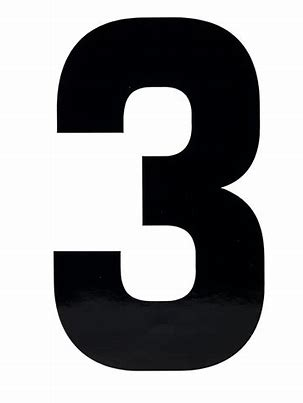
#> input picture Machine_Learning/Logistic Regression/three.jpg, 303 x 403 px
$ jupyter execute --allow-errors 'Muliclass-Logistic Regression(02_06_Logistic_Regression_for_Multiclass).ipynb'
#> lines starting #> are read from the running program, lines starting #| are printed output that depends on the picture; after the words box and inside, x2 and y2 are one past the last pixel; in counts of white or black regions, pixels touching at a corner belong together
# Muliclass-Logistic Regression

# Logistic Regression for multiclass classification

Logistic regression is inherently a binary classification algorithm, meaning it is designed to predict one of two classes. However, there are techniques to extend logistic regression for multiclass classification problems. One common approach is the "One-vs-Rest" (OvR) or "One-vs-All" (OvA) strategy.

A lot of classification models like logistic regression were originally designed for binary classification, that is predicting whether something is one thing or another. For datasets with more than two classes, what do you do? For multiclass classification problems, one approach is to split the task into multiple binary classification datasets and fit a binary classification model on each. In this lecture, we will explore the One-vs-Rest strategy and how you can apply it to logisitic regression using Scikit-Learn.

# One-vs-Rest
One Versus Rest (OvR), which is also called one versus all (OvA) is a technique that extends binary classifiers to multi-class problems. Here is how it works:

You train one classifier per class, where one class is treated as the positive class and the other classes are considered negative classes.
For example, say you have an image recogition task. Your dataset has 4 classes, the digits 0, 1, 2, and 3. Your goal is to classify them. Using the one versus rest approach, you break down the task into 4 binary classification problems.

Binary Classification Problem 1: digit 0 vs digits 1, 2, and 3

Binary Classification Problem 2: digit 1 vs digits 0, 2, and 3

Binary Classification Problem 3: digit 2 vs digits 0, 1, and 3

Binary Classification Problem 4: digit 3 vs digits 0, 1, and 2

From there, if you want to classify a new sample, you would use each of the classifiers. The model that predicts the highest class probability is the predicted class.

# Simple explanation
In multiclass logistic regression,it will create 4 class in here cause label column has only 4 unique values like(0,1,2,3)
then algorithm check the pixel values and compare those pixel is matching with those 4 classes.if it is matching with one class it will give that class label values.
example if 1 is matching means,it will provide 1class label value.

# Import Libraries

[cell 1]
import numpy as np
import pandas as pd
import matplotlib.pyplot as plt
import seaborn as sns

# Load the Dataset

The code below loads a modified version of the digits dataset which is arranged in a csv file for convenience. The data consists of pixel intensity values for 720 images that are 8 by 8 pixels. Each image is labeled with a number from 0-4.

[cell 2]
df=pd.read_csv("modifiedDigits4Classes.csv")
#> (reads Machine_Learning/Logistic Regression/modifiedDigits4Classes.csv from the repository)

[cell 3]
df.head()

[cell 4]
df.shape

[cell 5]
df.tail()

[cell 6]
df.info()

[cell 7]
df.describe()

[cell 8]
df.columns

[cell 9]
#counting the value of label columns values
df['label'].value_counts()

# Visualize Each Digit

[cell 10]
pixel_columns=df.columns[:-1]#we are taking all the columns except label column

[cell 11]
pixel_columns

[cell 12]
# Get all columns except the label column for the first image
#image_values=df.iloc[0,0:-1].values
#or
image_values=df.loc[0,pixel_columns].values

[cell 13]
image_values

[cell 14]
#change image values 8*8 matrix
image_values.reshape(8,8)

[cell 15]
#displaying pixel values image using matplot lib imshow() function
plt.imshow(image_values.reshape(8,8),cmap='hot')
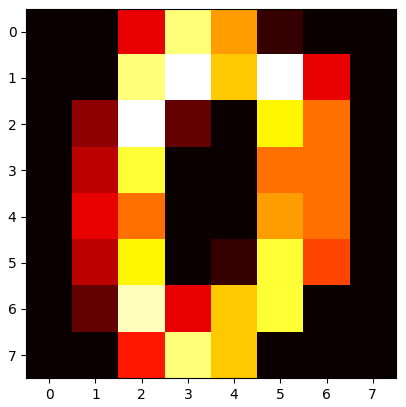
#> figure drawn by matplotlib, 1 panel

[cell 16]
#draw the first 4 rows image
plt.figure(figsize=(10,12))
for i in range(0,4):
    plt.subplot(1,4,1+i)
    img_values=df.loc[i,pixel_columns].values
    img_label=df.loc[i,'label']
    plt.imshow(img_values.reshape(8,8),cmap='plasma')
    plt.title('Label:'+str(img_label))
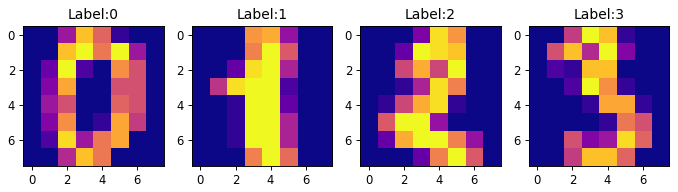
#> figure drawn by matplotlib, 4 panels

# Splitting Data into Training and Test Sets

[cell 17]
from sklearn.model_selection import train_test_split

[cell 18]
x_train,x_test,y_train,y_test=train_test_split(df[pixel_columns],df['label'],test_size=0.25,random_state=0)

[cell 19]
y_train

# Standardize the Data
Logistic Regression is effected by scale so you need to scale the features in the data before using Logistic Regresison. You can transform the data onto unit scale (mean = 0 and variance = 1) for better performance. Scikit-Learn's StandardScaler helps standardize the dataset’s features. Note you fit on the training set and transform on the training and test set.

[cell 20]
from sklearn.preprocessing import StandardScaler

[cell 21]
stan=StandardScaler()
# Fit on training set only.
#stan.fit(x_train)
# Apply transform to both the training set and the test set.
x_train=stan.fit_transform(x_train)
x_test=stan.fit_transform(x_test)

[cell 22]
x_train

# Logistic Regression

[cell 23]
from sklearn.linear_model import LogisticRegression

[cell 24]
# multi_class is specifying one versus rest
clf=LogisticRegression(multi_class='ovr',random_state=0)#ovr-one vs rest
clf.fit(x_train,y_train)
print("Test Accuracy:",clf.score(x_train,y_train))
print("Train Accuracy:",clf.score(x_test,y_test))

Both the training and test accuracies are very high. If you access the intercept terms by using the intercept_ attribute, you can see that the array has four values. Since the Logistic Regression instance was fit on a multiclass dataset via the OvR approach, the first intercept belongs to the model that fits digit 0 versus digits 1,2, and 3. The second value is the intercept of the model that fits digit 1 versus digits 0,2, and 3. Etc.

[cell 25]
clf.intercept_#4 classs that's why 4 intercept created

[cell 26]
clf.coef_#coefficient was created for each class(0,1,2,3) and every row

[cell 27]
x_test.shape

[cell 28]
720*25/100

# Predictions

[cell 29]
# The second class is the highest score so it will be the prediction for this data
clf.predict_proba(x_test[0:1])

[cell 30]
pd.DataFrame(x_test[0:1])

[cell 31]
clf.predict(x_test[0:2])

So that's it, I encourage you to try using logisitic regression for multiclass classification.

[cell 32]
score=clf.score(x_test,clf.predict(x_test))

[cell 33]
score

# we test the model with real photo image of 3

[cell 34]
import cv2
import numpy as np
from sklearn.preprocessing import StandardScaler

# Read the image using OpenCV
img = cv2.imread("three.jpg")
#> img is the input picture: shape (403, 303, 3); mean B, G, R 157.9, 156.7, 156.6

# Convert the image to grayscale
gray_img = cv2.cvtColor(img, cv2.COLOR_BGR2GRAY)

# Threshold the image to create a binary image
_, binary_img = cv2.threshold(gray_img, 127, 255, cv2.THRESH_BINARY)
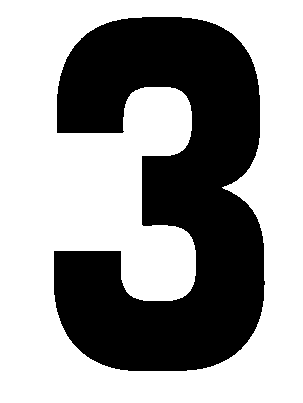
#> binary_img: shape (403, 303); 60.9% white; 1 black region, box (x1, y1, x2, y2) and area: (54, 17, 265, 371) 47707

# Find contours in the binary image
contours, _ = cv2.findContours(binary_img, cv2.RETR_EXTERNAL, cv2.CHAIN_APPROX_SIMPLE)
#> contours = [[[0, 0], [0, 402], [302, 402], [302, 0]]]

# Sort the contours by area and get the largest contour (assuming it's the number 3)
contours = sorted(contours,key=cv2.contourArea, reverse=True)
largest_contour = contours[0]
#> largest_contour = [[0, 0], [0, 402], [302, 402], [302, 0]]

# Get the bounding box of the largest contour
x, y, w, h = cv2.boundingRect(largest_contour)
#> x = 0; y = 0; w = 303; h = 403

# Crop the region of interest (ROI) containing the number 3
number_three_roi = gray_img[y:y + h, x:x + w]

# Resize the ROI to 8x8 pixels
resized_roi = cv2.resize(number_three_roi, (8, 8))

# Flatten the 2D array to a 1D array
arr = resized_roi.flatten()
#> arr = 64 values, max 254 at index 9, min 0 at index 10, mean 159

# Reshape the 1D array to a 2D array with a single sample
arr_2d = arr.reshape(1, -1)

arr_2d

[cell 35]
ss=stan.fit_transform(arr_2d)

[cell 36]
ss

[cell 37]
clf.predict(ss)
#> Out = [3]

#it's predicted correctly!!!

# now we try real photo of 0.we will see whether it will predict or not?

[cell 38]
#read the original image
image1=cv2.imread("zero.jpg")
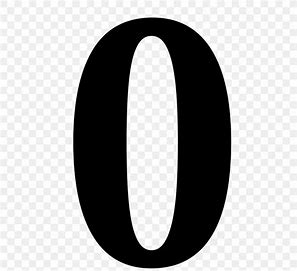
#> input picture Machine_Learning/Logistic Regression/zero.jpg, 297 x 271 px
#> image1 is the input picture: shape (271, 297, 3); min 0, max 255, mean 173.7
#converting the image to grayscale
gray_image1=cv2.cvtColor(image1,cv2.COLOR_RGB2GRAY)
#thresholding the image to create a binary image
_,thr=cv2.threshold(gray_image1,127,255,cv2.THRESH_BINARY)
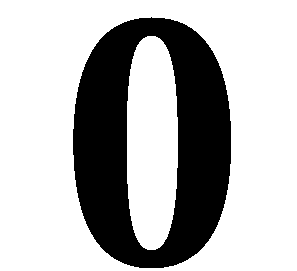
#> thr: shape (271, 297); 70.7% white; 1 black region, box (x1, y1, x2, y2) and area: (73, 17, 231, 268) 23554
# Find contours in the binary image
con, _ = cv2.findContours(thr, cv2.RETR_EXTERNAL, cv2.CHAIN_APPROX_SIMPLE)
#> con = [[[0, 0], [0, 270], [296, 270], [296, 0]]]
#print(con)
#finding the largest contour from the contour values
con=sorted(con,key=cv2.contourArea,reverse=True)#key=cv2.contourArea-it's sort by countour araea
big_con=con[0]
#> big_con = [[0, 0], [0, 270], [296, 270], [296, 0]]
#print(big_con)
## Get the bounding box of the largest contour
x,y,h,w=cv2.boundingRect(big_con)
#> h = 297; w = 271
#print(x,y,h,w)
#extract the zero part from the image
roi=gray_image1[y:y+h,x:x+w]
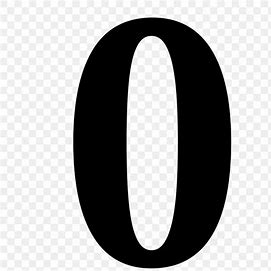
#> roi: shape (271, 271); min 0, max 255, mean 166.8
#print(roi)
# Resize the ROI to 8x8 pixels
re=cv2.resize(roi,(8,8))
#converting the 2d array to singlerow 2d array
 #converting to 1d array then convert to 2d
d1=re.flatten()#flatten() function is used to convert 2d array to 1d array
#> d1 = 64 values, max 254 at index 5, min 0 at index 11, mean 155.3
#print(d1)
d2=d1.reshape(1,-1)
print(d2)
#| [[237 247 252 242 202 254 239 248 246 245 244   0 243   0 247 245 254 244
#|     0   0 239   0   0 241 237 246   0   0 250   0   0 250 252 244   0   0
#|   243   0   0 236 252 242   0   0 238   0   0 241 236 246 205   0 251   0
#|   225 248 253 243 240   0   1   0 252 240]]

[cell 39]
#applying standaredscaler to d2 array
s=stan.fit_transform(d2)

[cell 40]
s.shape
#> Out = (1, 64)

[cell 41]
#predict the input image by our model
clf.predict(s)
#> Out = [3]

#here it's not predicted correct value because we given train data row all small pixel values but here pixel rate very high
so now we going to feed some additional data's to algorithm to find out the prediction

[cell 42]
#chaning the 2d array to 1d
d2=d2.reshape(-1)
#> d2 has the same summary as d1
d2
#> Out has the same summary as d1

[cell 43]
#adding the new value into 1d array

d2=np.append(d2,0)
#> d2 = 65 values, max 254 at index 5, min 0 at index 11, mean 152.9

[cell 44]
d2
#> Out has the same summary as d2

[cell 45]
#getting the all df dataset column names
colums=df.columns
colums

[cell 46]
#creating dictionary and storing column names and new values
dic={}
for j,k in zip(colums,d2):
    dic.update({j:k})
#> this loop made 65 passes
#> (j, k) on passes 1 to 12: ('0', 237), ('1', 247), ('2', 252), ('3', 242), ('4', 202), ('5', 254), ('6', 239), ('7', 248), ('8', 246), ('9', 245), ('10', 244), ('11', 0)
#> after the loop, dic = 65 items

[cell 47]
dic

#> (a cell that did not finish here is left out)

[cell 49]
df.tail()

[cell 50]
#again split the train and split the dataset
X_train,X_test,Y_train,Y_test=train_test_split(df[colums],df['label'],test_size=0.25,random_state=1)

[cell 51]
#applying the standaredscaler
X_train=stan.fit_transform(X_train)
X_test=stan.fit_transform(X_test)

[cell 52]
#appliying logistic regression algorithm
loga=LogisticRegression(random_state=1,multi_class='ovr')
loga.fit(X_train,Y_train)

[cell 53]
#checking the probability of prediction
loga.predict_proba(d2.reshape(1,-1))
#> Out = [[0, 8.55e-87, 0.5, 0.5]]

[cell 54]
#predict the value
loga.predict(d2.reshape(1,-1))
#> Out = [2]
#predicted value same as photo value
